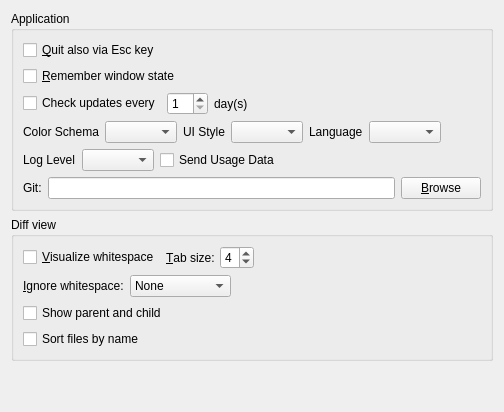
     <widget class="QWidget" name="tabGeneral">
      <attribute name="title">
       <string>&amp;General</string>
      </attribute>
      <layout class="QVBoxLayout" name="verticalLayout">
       <item>
        <widget class="QGroupBox" name="groupBox_6">
         <property name="title">
          <string>Application</string>
         </property>
         <layout class="QVBoxLayout" name="verticalLayout_5">
          <item>
           <widget class="QCheckBox" name="cbEsc">
            <property name="text">
             <string>&amp;Quit also via Esc key</string>
            </property>
           </widget>
          </item>
          <item>
           <widget class="QCheckBox" name="cbState">
            <property name="text">
             <string>&amp;Remember window state</string>
            </property>
           </widget>
          </item>
          <item>
           <layout class="QHBoxLayout" name="horizontalLayout_8">
            <item>
             <widget class="QCheckBox" name="cbCheckUpdates">
              <property name="text">
               <string>Check updates every</string>
              </property>
             </widget>
            </item>
            <item>
             <widget class="QSpinBox" name="sbDays">
              <property name="minimum">
               <number>1</number>
              </property>
             </widget>
            </item>
            <item>
             <widget class="QLabel" name="label_14">
              <property name="text">
               <string>day(s)</string>
              </property>
             </widget>
            </item>
            <item>
             <spacer name="horizontalSpacer_8">
              <property name="orientation">
               <enum>Qt::Orientation::Horizontal</enum>
              </property>
              <property name="sizeHint" stdset="0">
               <size>
                <width>40</width>
                <height>20</height>
               </size>
              </property>
             </spacer>
            </item>
           </layout>
          </item>
          <item>
           <layout class="QHBoxLayout" name="horizontalLayout_10">
            <item>
             <widget class="QLabel" name="label_18">
              <property name="text">
               <string>Color Schema</string>
              </property>
              <property name="buddy">
               <cstring>cbColorSchema</cstring>
              </property>
             </widget>
            </item>
            <item>
             <widget class="QComboBox" name="cbColorSchema"/>
            </item>
            <item>
             <widget class="QLabel" name="label_23">
              <property name="text">
               <string>UI Style</string>
              </property>
             </widget>
            </item>
            <item>
             <widget class="QComboBox" name="cbStyle"/>
            </item>
            <item>
             <widget class="QLabel" name="label_6">
              <property name="toolTip">
               <string/>
              </property>
              <property name="text">
               <string>Language</string>
              </property>
             </widget>
            </item>
            <item>
             <widget class="QComboBox" name="cbLanguage">
              <property name="toolTip">
               <string>Restart required</string>
              </property>
             </widget>
            </item>
            <item>
             <spacer name="horizontalSpacer_9">
              <property name="orientation">
               <enum>Qt::Orientation::Horizontal</enum>
              </property>
              <property name="sizeHint" stdset="0">
               <size>
                <width>40</width>
                <height>20</height>
               </size>
              </property>
             </spacer>
            </item>
           </layout>
          </item>
          <item>
           <layout class="QHBoxLayout" name="horizontalLayout_15">
            <item>
             <widget class="QLabel" name="label_21">
              <property name="text">
               <string>Log Level</string>
              </property>
             </widget>
            </item>
            <item>
             <widget class="QComboBox" name="cbLogLevel"/>
            </item>
            <item>
             <widget class="QCheckBox" name="cbTelemetry">
              <property name="text">
               <string>Send Usage Data</string>
              </property>
             </widget>
            </item>
            <item>
             <spacer name="horizontalSpacer_12">
              <property name="orientation">
               <enum>Qt::Orientation::Horizontal</enum>
              </property>
              <property name="sizeHint" stdset="0">
               <size>
                <width>40</width>
                <height>20</height>
               </size>
              </property>
             </spacer>
            </item>
           </layout>
          </item>
          <item>
           <layout class="QHBoxLayout" name="horizontalLayout_9">
            <item>
             <widget class="QLabel" name="label_15">
              <property name="text">
               <string>Git:</string>
              </property>
             </widget>
            </item>
            <item>
             <widget class="QLineEdit" name="leGitPath"/>
            </item>
            <item>
             <widget class="QPushButton" name="btnChooseGit">
              <property name="text">
               <string>&amp;Browse</string>
              </property>
             </widget>
            </item>
           </layout>
          </item>
         </layout>
        </widget>
       </item>
       <item>
        <widget class="QGroupBox" name="groupBox_5">
         <property name="title">
          <string>Diff view</string>
         </property>
         <layout class="QVBoxLayout" name="verticalLayout_6">
          <item>
           <layout class="QHBoxLayout" name="horizontalLayout">
            <item>
             <widget class="QCheckBox" name="cbShowWhitespace">
              <property name="text">
               <string>&amp;Visualize whitespace</string>
              </property>
             </widget>
            </item>
            <item>
             <widget class="QLabel" name="label_10">
              <property name="text">
               <string>&amp;Tab size:</string>
              </property>
              <property name="buddy">
               <cstring>sbTabSize</cstring>
              </property>
             </widget>
            </item>
            <item>
             <widget class="QSpinBox" name="sbTabSize">
              <property name="minimum">
               <number>1</number>
              </property>
              <property name="maximum">
               <number>8</number>
              </property>
              <property name="value">
               <number>4</number>
              </property>
             </widget>
            </item>
            <item>
             <spacer name="horizontalSpacer">
              <property name="orientation">
               <enum>Qt::Orientation::Horizontal</enum>
              </property>
              <property name="sizeHint" stdset="0">
               <size>
                <width>40</width>
                <height>20</height>
               </size>
              </property>
             </spacer>
            </item>
           </layout>
          </item>
          <item>
           <layout class="QHBoxLayout" name="horizontalLayout_3">
            <item>
             <widget class="QLabel" name="label_11">
              <property name="text">
               <string>&amp;Ignore whitespace:</string>
              </property>
              <property name="buddy">
               <cstring>cbIgnoreWhitespace</cstring>
              </property>
             </widget>
            </item>
            <item>
             <widget class="QComboBox" name="cbIgnoreWhitespace">
              <item>
               <property name="text">
                <string>None</string>
               </property>
              </item>
              <item>
               <property name="text">
                <string>At end of line</string>
               </property>
              </item>
              <item>
               <property name="text">
                <string>All</string>
               </property>
              </item>
             </widget>
            </item>
            <item>
             <spacer name="horizontalSpacer_2">
              <property name="orientation">
               <enum>Qt::Orientation::Horizontal</enum>
              </property>
              <property name="sizeHint" stdset="0">
               <size>
                <width>40</width>
                <height>20</height>
               </size>
              </property>
             </spacer>
            </item>
           </layout>
          </item>
          <item>
           <widget class="QCheckBox" name="cbShowPC">
            <property name="text">
             <string>Show parent and child</string>
            </property>
           </widget>
          </item>
          <item>
           <widget class="QCheckBox" name="cbSortDiffByFile">
            <property name="text">
             <string>Sort files by name</string>
            </property>
           </widget>
          </item>
         </layout>
        </widget>
       </item>
       <item>
        <spacer name="verticalSpacer_2">
         <property name="orientation">
          <enum>Qt::Orientation::Vertical</enum>
         </property>
         <property name="sizeHint" stdset="0">
          <size>
           <width>20</width>
           <height>40</height>
          </size>
         </property>
        </spacer>
       </item>
      </layout>
     </widget>
